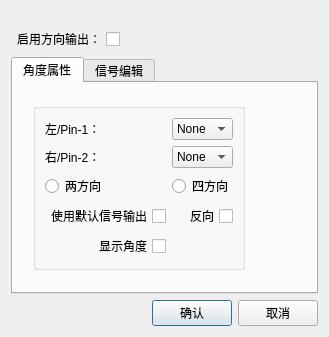
<?xml version="1.0" encoding="UTF-8"?>
<ui version="4.0">
 <class>OrientEditClass</class>
 <widget class="QDialog" name="OrientEditClass">
  <property name="geometry">
   <rect>
    <x>0</x>
    <y>0</y>
    <width>329</width>
    <height>337</height>
   </rect>
  </property>
  <property name="windowTitle">
   <string>Orient Edit</string>
  </property>
  <layout class="QVBoxLayout" name="verticalLayout" stretch="0,0,1,0,0">
   <item>
    <spacer name="verticalSpacer_4">
     <property name="orientation">
      <enum>Qt::Vertical</enum>
     </property>
     <property name="sizeHint" stdset="0">
      <size>
       <width>20</width>
       <height>40</height>
      </size>
     </property>
    </spacer>
   </item>
   <item>
    <layout class="QHBoxLayout" name="horizontalLayout_2">
     <item>
      <widget class="QCheckBox" name="cb_useDir">
       <property name="layoutDirection">
        <enum>Qt::RightToLeft</enum>
       </property>
       <property name="text">
        <string>启用方向输出：</string>
       </property>
      </widget>
     </item>
     <item>
      <spacer name="horizontalSpacer_4">
       <property name="orientation">
        <enum>Qt::Horizontal</enum>
       </property>
       <property name="sizeHint" stdset="0">
        <size>
         <width>40</width>
         <height>20</height>
        </size>
       </property>
      </spacer>
     </item>
    </layout>
   </item>
   <item>
    <widget class="QTabWidget" name="tabWidget">
     <property name="currentIndex">
      <number>0</number>
     </property>
     <widget class="QWidget" name="tab">
      <attribute name="title">
       <string>角度属性</string>
      </attribute>
      <layout class="QGridLayout" name="gridLayout_4">
       <item row="0" column="0">
        <layout class="QGridLayout" name="gridLayout_2">
         <property name="leftMargin">
          <number>11</number>
         </property>
         <property name="topMargin">
          <number>11</number>
         </property>
         <property name="rightMargin">
          <number>11</number>
         </property>
         <property name="bottomMargin">
          <number>11</number>
         </property>
         <item row="0" column="0">
          <widget class="QGroupBox" name="grp_dir">
           <property name="title">
            <string/>
           </property>
           <layout class="QGridLayout" name="gridLayout_7">
            <item row="1" column="1">
             <widget class="QComboBox" name="cb_pin2">
              <property name="enabled">
               <bool>true</bool>
              </property>
              <item>
               <property name="text">
                <string>None</string>
               </property>
              </item>
              <item>
               <property name="text">
                <string>out0</string>
               </property>
              </item>
              <item>
               <property name="text">
                <string>out1</string>
               </property>
              </item>
              <item>
               <property name="text">
                <string>out2</string>
               </property>
              </item>
              <item>
               <property name="text">
                <string>out3</string>
               </property>
              </item>
              <item>
               <property name="text">
                <string>out4</string>
               </property>
              </item>
              <item>
               <property name="text">
                <string>out5</string>
               </property>
              </item>
              <item>
               <property name="text">
                <string>out6</string>
               </property>
              </item>
              <item>
               <property name="text">
                <string>out7</string>
               </property>
              </item>
              <item>
               <property name="text">
                <string>out8</string>
               </property>
              </item>
              <item>
               <property name="text">
                <string>out9</string>
               </property>
              </item>
              <item>
               <property name="text">
                <string>out10</string>
               </property>
              </item>
              <item>
               <property name="text">
                <string>out11</string>
               </property>
              </item>
              <item>
               <property name="text">
                <string>out12</string>
               </property>
              </item>
              <item>
               <property name="text">
                <string>out13</string>
               </property>
              </item>
              <item>
               <property name="text">
                <string>out14</string>
               </property>
              </item>
              <item>
               <property name="text">
                <string>out15</string>
               </property>
              </item>
              <item>
               <property name="text">
                <string>out16</string>
               </property>
              </item>
              <item>
               <property name="text">
                <string>out17</string>
               </property>
              </item>
              <item>
               <property name="text">
                <string>out18</string>
               </property>
              </item>
              <item>
               <property name="text">
                <string>out19</string>
               </property>
              </item>
              <item>
               <property name="text">
                <string>out20</string>
               </property>
              </item>
              <item>
               <property name="text">
                <string>out21</string>
               </property>
              </item>
              <item>
               <property name="text">
                <string>out22</string>
               </property>
              </item>
              <item>
               <property name="text">
                <string>out23</string>
               </property>
              </item>
              <item>
               <property name="text">
                <string>out24</string>
               </property>
              </item>
              <item>
               <property name="text">
                <string>out25</string>
               </property>
              </item>
              <item>
               <property name="text">
                <string>out26</string>
               </property>
              </item>
              <item>
               <property name="text">
                <string>out27</string>
               </property>
              </item>
              <item>
               <property name="text">
                <string>out28</string>
               </property>
              </item>
              <item>
               <property name="text">
                <string>out29</string>
               </property>
              </item>
              <item>
               <property name="text">
                <string>out30</string>
               </property>
              </item>
              <item>
               <property name="text">
                <string>out31</string>
               </property>
              </item>
             </widget>
            </item>
            <item row="3" column="0">
             <widget class="QCheckBox" name="cb_defaultSig">
              <property name="layoutDirection">
               <enum>Qt::RightToLeft</enum>
              </property>
              <property name="text">
               <string>使用默认信号输出</string>
              </property>
             </widget>
            </item>
            <item row="2" column="0">
             <widget class="QRadioButton" name="rb_2D">
              <property name="text">
               <string>两方向</string>
              </property>
             </widget>
            </item>
            <item row="2" column="1">
             <widget class="QRadioButton" name="rb_4D">
              <property name="text">
               <string>四方向</string>
              </property>
             </widget>
            </item>
            <item row="3" column="1">
             <widget class="QCheckBox" name="cb_inverse">
              <property name="layoutDirection">
               <enum>Qt::RightToLeft</enum>
              </property>
              <property name="text">
               <string>反向</string>
              </property>
             </widget>
            </item>
            <item row="0" column="0">
             <widget class="QLabel" name="label_13">
              <property name="text">
               <string>左/Pin-1：</string>
              </property>
             </widget>
            </item>
            <item row="0" column="1">
             <widget class="QComboBox" name="cb_pin1">
              <property name="enabled">
               <bool>true</bool>
              </property>
              <item>
               <property name="text">
                <string>None</string>
               </property>
              </item>
              <item>
               <property name="text">
                <string>out0</string>
               </property>
              </item>
              <item>
               <property name="text">
                <string>out1</string>
               </property>
              </item>
              <item>
               <property name="text">
                <string>out2</string>
               </property>
              </item>
              <item>
               <property name="text">
                <string>out3</string>
               </property>
              </item>
              <item>
               <property name="text">
                <string>out4</string>
               </property>
              </item>
              <item>
               <property name="text">
                <string>out5</string>
               </property>
              </item>
              <item>
               <property name="text">
                <string>out6</string>
               </property>
              </item>
              <item>
               <property name="text">
                <string>out7</string>
               </property>
              </item>
              <item>
               <property name="text">
                <string>out8</string>
               </property>
              </item>
              <item>
               <property name="text">
                <string>out9</string>
               </property>
              </item>
              <item>
               <property name="text">
                <string>out10</string>
               </property>
              </item>
              <item>
               <property name="text">
                <string>out11</string>
               </property>
              </item>
              <item>
               <property name="text">
                <string>out12</string>
               </property>
              </item>
              <item>
               <property name="text">
                <string>out13</string>
               </property>
              </item>
              <item>
               <property name="text">
                <string>out14</string>
               </property>
              </item>
              <item>
               <property name="text">
                <string>out15</string>
               </property>
              </item>
              <item>
               <property name="text">
                <string>out16</string>
               </property>
              </item>
              <item>
               <property name="text">
                <string>out17</string>
               </property>
              </item>
              <item>
               <property name="text">
                <string>out18</string>
               </property>
              </item>
              <item>
               <property name="text">
                <string>out19</string>
               </property>
              </item>
              <item>
               <property name="text">
                <string>out20</string>
               </property>
              </item>
              <item>
               <property name="text">
                <string>out21</string>
               </property>
              </item>
              <item>
               <property name="text">
                <string>out22</string>
               </property>
              </item>
              <item>
               <property name="text">
                <string>out23</string>
               </property>
              </item>
              <item>
               <property name="text">
                <string>out24</string>
               </property>
              </item>
              <item>
               <property name="text">
                <string>out25</string>
               </property>
              </item>
              <item>
               <property name="text">
                <string>out26</string>
               </property>
              </item>
              <item>
               <property name="text">
                <string>out27</string>
               </property>
              </item>
              <item>
               <property name="text">
                <string>out28</string>
               </property>
              </item>
              <item>
               <property name="text">
                <string>out29</string>
               </property>
              </item>
              <item>
               <property name="text">
                <string>out30</string>
               </property>
              </item>
              <item>
               <property name="text">
                <string>out31</string>
               </property>
              </item>
             </widget>
            </item>
            <item row="1" column="0">
             <widget class="QLabel" name="label_14">
              <property name="text">
               <string>右/Pin-2：</string>
              </property>
             </widget>
            </item>
            <item row="4" column="0">
             <widget class="QCheckBox" name="cb_showAngle">
              <property name="layoutDirection">
               <enum>Qt::RightToLeft</enum>
              </property>
              <property name="text">
               <string>显示角度</string>
              </property>
             </widget>
            </item>
           </layout>
          </widget>
         </item>
         <item row="0" column="1">
          <spacer name="horizontalSpacer_2">
           <property name="orientation">
            <enum>Qt::Horizontal</enum>
           </property>
           <property name="sizeHint" stdset="0">
            <size>
             <width>40</width>
             <height>20</height>
            </size>
           </property>
          </spacer>
         </item>
         <item row="1" column="0">
          <spacer name="verticalSpacer">
           <property name="orientation">
            <enum>Qt::Vertical</enum>
           </property>
           <property name="sizeHint" stdset="0">
            <size>
             <width>20</width>
             <height>40</height>
            </size>
           </property>
          </spacer>
         </item>
        </layout>
       </item>
      </layout>
     </widget>
     <widget class="QWidget" name="tab_2">
      <property name="layoutDirection">
       <enum>Qt::LeftToRight</enum>
      </property>
      <attribute name="title">
       <string>信号编辑</string>
      </attribute>
      <layout class="QGridLayout" name="gridLayout_5">
       <item row="0" column="0">
        <layout class="QGridLayout" name="gridLayout_3">
         <property name="leftMargin">
          <number>11</number>
         </property>
         <property name="topMargin">
          <number>11</number>
         </property>
         <property name="rightMargin">
          <number>11</number>
         </property>
         <property name="bottomMargin">
          <number>11</number>
         </property>
         <item row="0" column="0">
          <widget class="QGroupBox" name="groupBox_4">
           <property name="title">
            <string/>
           </property>
           <layout class="QGridLayout" name="gridLayout_6">
            <item row="1" column="0">
             <widget class="QLabel" name="label_3">
              <property name="text">
               <string>90度</string>
              </property>
             </widget>
            </item>
            <item row="1" column="1">
             <widget class="QSpinBox" name="sp_sig0_1">
              <property name="buttonSymbols">
               <enum>QAbstractSpinBox::UpDownArrows</enum>
              </property>
              <property name="maximum">
               <number>1</number>
              </property>
             </widget>
            </item>
            <item row="2" column="0" rowspan="2">
             <widget class="QLabel" name="label_4">
              <property name="text">
               <string>180度</string>
              </property>
             </widget>
            </item>
            <item row="2" column="1" rowspan="2">
             <widget class="QSpinBox" name="sp_sig0_2">
              <property name="buttonSymbols">
               <enum>QAbstractSpinBox::UpDownArrows</enum>
              </property>
              <property name="maximum">
               <number>1</number>
              </property>
             </widget>
            </item>
            <item row="4" column="0">
             <widget class="QLabel" name="label_5">
              <property name="text">
               <string>270度</string>
              </property>
             </widget>
            </item>
            <item row="0" column="0">
             <widget class="QLabel" name="label_6">
              <property name="text">
               <string>0度</string>
              </property>
             </widget>
            </item>
            <item row="0" column="1">
             <widget class="QSpinBox" name="sp_sig0_0">
              <property name="buttonSymbols">
               <enum>QAbstractSpinBox::UpDownArrows</enum>
              </property>
              <property name="maximum">
               <number>1</number>
              </property>
             </widget>
            </item>
            <item row="1" column="2">
             <widget class="QSpinBox" name="sp_sig1_1">
              <property name="buttonSymbols">
               <enum>QAbstractSpinBox::UpDownArrows</enum>
              </property>
              <property name="maximum">
               <number>1</number>
              </property>
             </widget>
            </item>
            <item row="0" column="2">
             <widget class="QSpinBox" name="sp_sig1_0">
              <property name="buttonSymbols">
               <enum>QAbstractSpinBox::UpDownArrows</enum>
              </property>
              <property name="maximum">
               <number>1</number>
              </property>
             </widget>
            </item>
            <item row="2" column="2" rowspan="2">
             <widget class="QSpinBox" name="sp_sig1_2">
              <property name="buttonSymbols">
               <enum>QAbstractSpinBox::UpDownArrows</enum>
              </property>
              <property name="maximum">
               <number>1</number>
              </property>
             </widget>
            </item>
            <item row="4" column="1">
             <widget class="QSpinBox" name="sp_sig0_3">
              <property name="buttonSymbols">
               <enum>QAbstractSpinBox::UpDownArrows</enum>
              </property>
              <property name="maximum">
               <number>1</number>
              </property>
             </widget>
            </item>
            <item row="4" column="2">
             <widget class="QSpinBox" name="sp_sig1_3">
              <property name="buttonSymbols">
               <enum>QAbstractSpinBox::UpDownArrows</enum>
              </property>
              <property name="maximum">
               <number>1</number>
              </property>
             </widget>
            </item>
            <item row="6" column="0" colspan="3">
             <widget class="QCheckBox" name="cb_defaultEdit">
              <property name="layoutDirection">
               <enum>Qt::RightToLeft</enum>
              </property>
              <property name="text">
               <string>使用默认信号编辑</string>
              </property>
             </widget>
            </item>
           </layout>
          </widget>
         </item>
         <item row="0" column="1">
          <spacer name="horizontalSpacer_3">
           <property name="orientation">
            <enum>Qt::Horizontal</enum>
           </property>
           <property name="sizeHint" stdset="0">
            <size>
             <width>40</width>
             <height>20</height>
            </size>
           </property>
          </spacer>
         </item>
         <item row="1" column="0">
          <spacer name="verticalSpacer_2">
           <property name="orientation">
            <enum>Qt::Vertical</enum>
           </property>
           <property name="sizeHint" stdset="0">
            <size>
             <width>20</width>
             <height>40</height>
            </size>
           </property>
          </spacer>
         </item>
        </layout>
       </item>
      </layout>
     </widget>
    </widget>
   </item>
   <item>
    <spacer name="verticalSpacer_3">
     <property name="orientation">
      <enum>Qt::Vertical</enum>
     </property>
     <property name="sizeHint" stdset="0">
      <size>
       <width>20</width>
       <height>0</height>
      </size>
     </property>
    </spacer>
   </item>
   <item>
    <layout class="QHBoxLayout" name="horizontalLayout">
     <item>
      <spacer name="horizontalSpacer">
       <property name="orientation">
        <enum>Qt::Horizontal</enum>
       </property>
       <property name="sizeHint" stdset="0">
        <size>
         <width>40</width>
         <height>20</height>
        </size>
       </property>
      </spacer>
     </item>
     <item>
      <widget class="QPushButton" name="okButton">
       <property name="text">
        <string>确认</string>
       </property>
      </widget>
     </item>
     <item>
      <widget class="QPushButton" name="cancelButton">
       <property name="text">
        <string>取消</string>
       </property>
      </widget>
     </item>
    </layout>
   </item>
  </layout>
 </widget>
 <resources/>
 <connections>
  <connection>
   <sender>okButton</sender>
   <signal>clicked()</signal>
   <receiver>OrientEditClass</receiver>
   <slot>accept()</slot>
   <hints>
    <hint type="sourcelabel">
     <x>206</x>
     <y>288</y>
    </hint>
    <hint type="destinationlabel">
     <x>231</x>
     <y>300</y>
    </hint>
   </hints>
  </connection>
  <connection>
   <sender>cancelButton</sender>
   <signal>clicked()</signal>
   <receiver>OrientEditClass</receiver>
   <slot>reject()</slot>
   <hints>
    <hint type="sourcelabel">
     <x>294</x>
     <y>277</y>
    </hint>
    <hint type="destinationlabel">
     <x>324</x>
     <y>253</y>
    </hint>
   </hints>
  </connection>
 </connections>
</ui>
